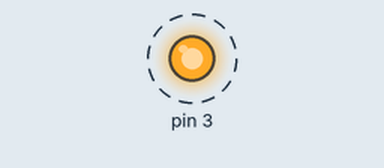
Bench run of a sketch on a simulated Arduino Uno, built with avr-gcc and run on an emulated ATmega328P. Shown: output pins drawn as LEDs (lit = HIGH). Dashed ring = blinking.

Above: at 0.5 s.
Timing chart, 0 to 4.6 s (numbered marks = the images above):
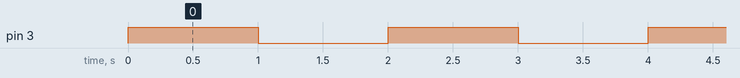

Measured:
- by itself, pin 3: alternates HIGH for 1.0 s and LOW for 1.0 s

The sketch:

sketch_feb09a.ino
```cpp
void setup() {
  // put your setup code here, to run once:
  pinMode(3,OUTPUT);
}

void loop() {
  // put your main code here, to run repeatedly:
  static int tmp=-1;
  tmp=tmp*(-1);
  if(tmp==1){
    digitalWrite(3,HIGH);
    delay(1000);
  }
  else{
    digitalWrite(3,LOW);
    delay(1000);
  }
}
```
